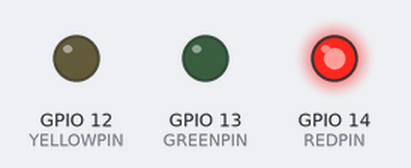
A sketch run on a simulated ESP8266 (NodeMCU). On the bench: output pins drawn as LEDs (lit = HIGH). WiFi joins after 1.5 s; servers stay silent unless stated; the local clock reads 2024-03-15 10:24:30 at power-on unless the sketch sets it; what the sketch prints to the serial monitor is not drawn.

Above: at 0.1 s.
At 1.6 s:
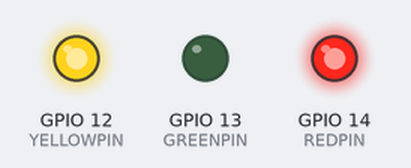
At 2.3 s:
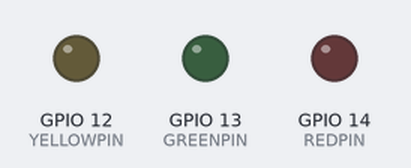
Timing chart, 0 to 3.8 s (numbered marks = the images above):
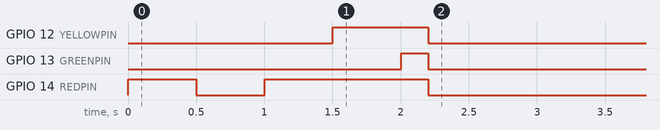

The sketch:

calendar-traffic-light.ino
```cpp
#include <time.h>
#include <ESP8266WiFi.h>
#include <ESP8266HTTPClient.h>
#include <WiFiClientSecure.h>

#define REDPIN 14
#define YELLOWPIN 12
#define GREENPIN 13

const char* ssid = "wifi-network-name";
const char* psk = "wiki-password";
const char* appsScriptUrl = "https://script.google.com/macros/s/AKfycbzGiL5Qbv6E2A66oGfNUJQ13izsN8XbUlRUKRiMaaaaaaawaaaaaaaaaaaaaaaaaaaa/exec";

time_t now;
struct tm *timeinfo;

void setup() {

  pinMode(REDPIN, OUTPUT);
  pinMode(YELLOWPIN, OUTPUT);
  pinMode(GREENPIN, OUTPUT);

  Serial.begin(115200);
  WiFi.begin(ssid, psk);
  WiFi.setAutoReconnect(true);
  WiFi.persistent(true);
  Serial.print("Connecting");
  while (WiFi.status() != WL_CONNECTED) {
    Serial.print(".");
    digitalWrite(REDPIN, digitalRead(REDPIN) == LOW ? HIGH : LOW);
    delay(500);
  }
  Serial.println("Connected:");
  Serial.println(WiFi.localIP());
  digitalWrite(REDPIN, HIGH);

  Serial.println("Fetching NTP Time");
  configTzTime("EST5EDT,M3.2.0,M11.1.0", "time.cloudflare.com", "pool.ntp.org", "time.google.com");
  while (now < 946684800) { // Wait until a valid time is received (after 1-Jan-2000)
    Serial.print(".");
    time(&now);
    digitalWrite(YELLOWPIN, digitalRead(YELLOWPIN) == LOW ? HIGH : LOW);
    delay(500);
  }
  time(&now);
  timeinfo = localtime(&now);
  Serial.print("Fetched! Current time: ");
  char time_str[9];
  sprintf(time_str, "%02d:%02d:%02d", timeinfo->tm_hour, timeinfo->tm_min, timeinfo->tm_sec);
  Serial.println(time_str);
  digitalWrite(YELLOWPIN, HIGH);

  digitalWrite(GREENPIN, HIGH);

}

void loop() {

  time(&now);
  timeinfo = localtime(&now);

  int currentWeekday = timeinfo->tm_wday;
  int currentHour = timeinfo->tm_hour;
  if (currentHour < 8 || currentHour >= 17 || currentWeekday == 0 || currentWeekday == 6) {
    Serial.println("Outside working hours. Disconnecting WiFi...");
    WiFi.disconnect();
    digitalWrite(REDPIN, LOW);
    digitalWrite(YELLOWPIN, LOW);
    digitalWrite(GREENPIN, LOW);
    delay(30000);
    return;
  }

  if (WiFi.status() != WL_CONNECTED) {
    Serial.printf("Problem connecting to WiFi. Restarting...");
    ESP.restart();
  }

  WiFiClientSecure client;
  client.setInsecure();

  HTTPClient https;
  https.setFollowRedirects(HTTPC_FORCE_FOLLOW_REDIRECTS);

  bool initializationSuccess = https.begin(client, appsScriptUrl);
  if (!initializationSuccess) {
    Serial.println("Problem initializing HTTP library. Restarting...");
    ESP.restart();
  }

  int responseCode = https.GET();
  if (responseCode == 0) {
    Serial.println("HTTP " + String(responseCode));
    ESP.restart();
  }

  String status = https.getString();
  Serial.println("HTTP " + String(responseCode) + ": " + status);

  if (status == "r") {
    digitalWrite(REDPIN, HIGH);
    digitalWrite(YELLOWPIN, LOW);
    digitalWrite(GREENPIN, LOW);
  } else if (status == "y") {
    digitalWrite(REDPIN, LOW);
    digitalWrite(YELLOWPIN, HIGH);
    digitalWrite(GREENPIN, LOW);
  } else if (status == "g") {
    digitalWrite(REDPIN, LOW);
    digitalWrite(YELLOWPIN, LOW);
    digitalWrite(GREENPIN, HIGH);
  } else {
    digitalWrite(REDPIN, LOW);
    digitalWrite(YELLOWPIN, LOW);
    digitalWrite(GREENPIN, LOW);
  }

  https.end();

  delay(30000);

}
```

Measured:
- by itself, GPIO 12 (YELLOWPIN), GPIO 13 (GREENPIN): HIGH → LOW at 2.2 s
- by itself, GPIO 14 (REDPIN): HIGH → LOW at 0.50 s, → HIGH 0.50 s later, → LOW 1.2 s later
